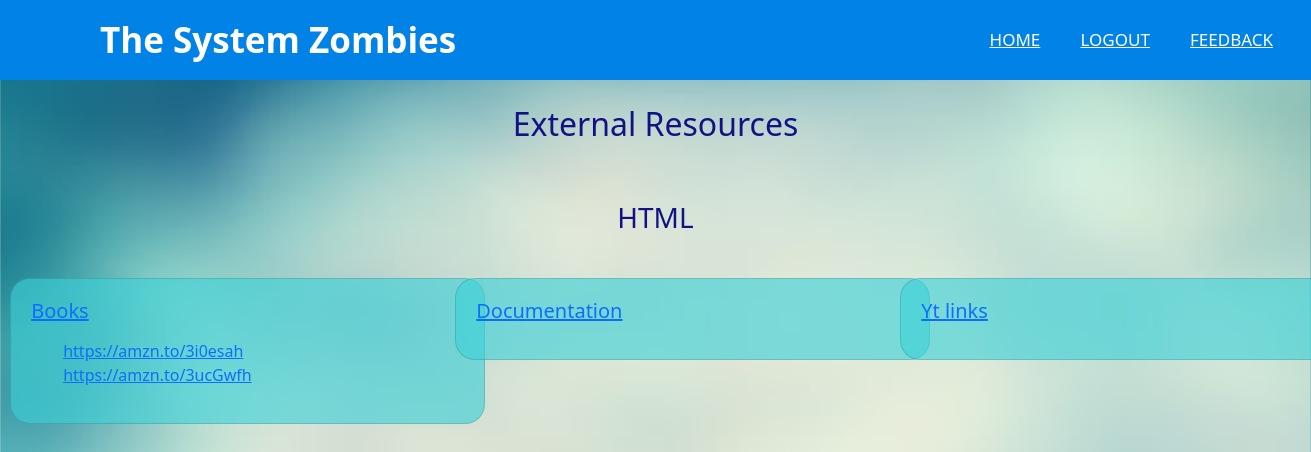
Before: /external/1/ (signed in) with the older database file.
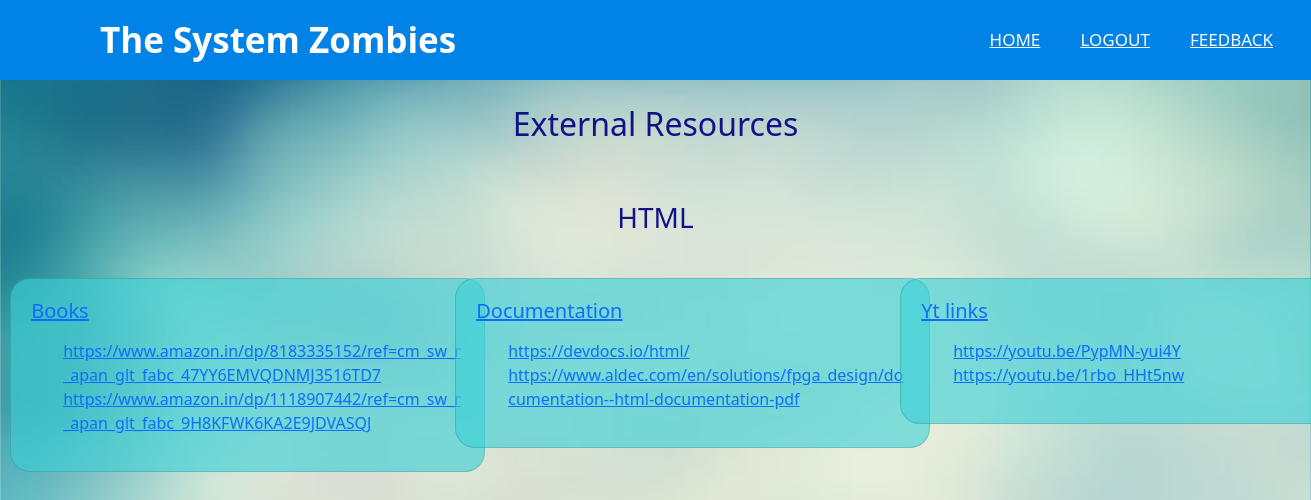
After: the same page with the newer database file.
### main/models.py (models this page shows)
class DevName(models.Model):
    name=models.CharField(max_length=200)
    desc=models.TextField(default='')
    def __str__(self):
        return self.name

class External(models.Model):
    devname=models.ForeignKey(DevName, on_delete=CASCADE)
    book= models.URLField(blank=True)
    yt= models.URLField(blank=True)
    doc= models.URLField(blank=True)

### main/views.py (the view)
# urls.py: path('external/<int:id>/',views.external, name="external"),
@login_required(login_url='/login')
def external(request, id):
    devname= DevName.objects.get(id= id)
    return render(request,'external.html',{"devname":devname})

### templates/external.html (shortened to what this page needs)
{% extends 'base.html' %}
{% block content %}
   <h2 id="title"> External Resources </h2>
   <h3 id="title"> {{devname}} </h3>
   <div class = "row">
   <div class="col-sm-4">
    <div class="card">
      <div class="card-body">
        <h5 class="card-title"><a href= "/video/{{x.id}}/" class="card-title">Books</a></h5>
        <p class="card-text"> <ul>
   {%for x in devname.external_set.all%}
      <li> <a href="{{x.book}}"> {{x.book}} </a> </li>
   {%endfor%}
   </ul><p>
      </div>
    </div>
  </div>
   <div class="col-sm-4">
    <div class="card">
      <div class="card-body">
        <h5 class="card-title"><a href= "/video/{{x.id}}/" class="card-title">Documentation</a></h5>
        <p class="card-text"> <ul>
   {%for x in devname.external_set.all%}
      <li> <a href="{{x.doc}}"> {{x.doc}} </a> </li>
   {%endfor%}
   </ul><p>
      </div>
    </div>
  </div>
   <div class="col-sm-4">
    <div class="card">
      <div class="card-body">
        <h5 class="card-title"><a href= "/video/{{x.id}}/" class="card-title">Yt links</a></h5>
        <p class="card-text"> <ul>
   {%for x in devname.external_set.all%}
      <li> <a href="{{x.yt}}"> {{x.yt}} </a> </li>
   {%endfor%}
   </ul><p>
      </div>
    </div>
  </div>
  {% endblock %}

### templates/base.html (shortened to what this page needs)
{% load static %}
<html>
<head>
        <link rel= "stylesheet" href= "{%static 'style1.css'%}">
        <link rel= "stylesheet" href= "{%static 'style2.css'%}">
        <link
      href="https://cdn.jsdelivr.net/npm/bootstrap@5.1.1/dist/css/bootstrap.min.css"
      rel="stylesheet"
    />
       <link rel= "stylesheet" href= "{%static 'index.css'%}">
</head>
<body>
 <nav>
            <label class="logo">The System Zombies</label>
            <ul>
                <li><a href="http://127.0.0.1:8000/">HOME</a></li>
                {% if user.is_authenticated %}
                <li><a href="/logout"> LOGOUT </a></li>
                <li><a href="/review">FEEDBACK</a></li>
                {% else %}
                <li><a href="/login"> LOGIN </a></li>
                <li><a href="/register"> REGISTER </a></li>
                {% endif %}
            </ul>
        </nav>
<div id="content", name="content">
      {% block content %}
      {% endblock %}
</div>
</body>
</html>

### static/style1.css (style rules this page uses)
* { padding: 0; margin: 0; text-decoration: none; list-style: none; box-sizing: border-box; }
body { font-family: 'Segoe UI', Tahoma, Geneva, Verdana, sans-serif; }
nav { background: #0082e6; height: 80px; width: 100%; }
label.logo { color: white; font-size: 35px; line-height: 80px; padding: 0 100px; font-weight: bold; }
nav ul { float:right; margin-right: 20px; }
nav ul li { display: inline-block; line-height: 80px; margin: 0 5px; }
nav ul li a { color: white; font-size: 17px; padding: 7px 13px; border-radius: 3px; text-transform: uppercase; }

### static/index.css (style rules this page uses)
.card { margin: 10px 10px; padding: 1% 1%; border-radius: 20px; width: 475px; background-color:#3dd0d79e; }
#title { color: rgba(18, 18, 133, 1); text-align:center; padding: 25px 10px; }

### templates/base.html (style rules this page uses)
body { background-image: url('static/bg.jpg'); background-size: 100vw; }

Changed rows visible on the page:
changed External: book "https://amzn.to/3i0esah" → "https://www.amazon.in/dp/8183335152/ref=cm_sw_r_apan_glt_fabc_47YY6EMVQDNMJ3516TD7"
changed External: book "https://amzn.to/3ucGwfh" → "https://www.amazon.in/dp/1118907442/ref=cm_sw_r_apan_glt_fabc_9H8KFWK6KA2E9JDVASQJ"
added External: doc "https://devdocs.io/html/", shown under "Documentation"
added External: doc "https://www.aldec.com/en/solutions/fpga_design/documentation--html-documentation-pdf", shown under "Documentation"
added External: yt "https://youtu.be/PypMN-yui4Y", shown under "Yt links"
added External: yt "https://youtu.be/1rbo_HHt5nw", shown under "Yt links"
